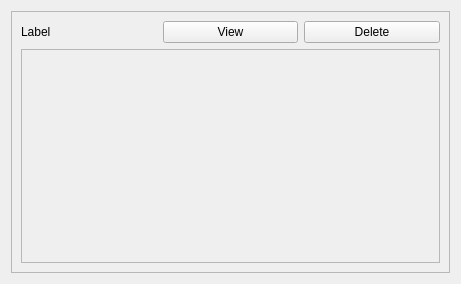
<?xml version="1.0" encoding="UTF-8"?>
<ui version="4.0">
 <class>PatchBayItem</class>
 <widget class="QWidget" name="content">
  <property name="geometry">
   <rect>
    <x>0</x>
    <y>0</y>
    <width>461</width>
    <height>284</height>
   </rect>
  </property>
  <property name="windowTitle">
   <string>Dialog</string>
  </property>
  <layout class="QGridLayout" name="gridLayout_2">
   <item row="0" column="0">
    <widget class="QFrame" name="frame">
     <property name="frameShape">
      <enum>QFrame::StyledPanel</enum>
     </property>
     <property name="frameShadow">
      <enum>QFrame::Raised</enum>
     </property>
     <layout class="QGridLayout" name="gridLayout">
      <item row="0" column="0">
       <widget class="QLabel" name="label">
        <property name="text">
         <string>Label</string>
        </property>
       </widget>
      </item>
      <item row="2" column="0" colspan="3">
       <widget class="QScrollArea" name="scrollArea">
        <property name="widgetResizable">
         <bool>true</bool>
        </property>
        <widget class="QWidget" name="scrollAreaWidgetContents">
         <property name="geometry">
          <rect>
           <x>0</x>
           <y>0</y>
           <width>421</width>
           <height>210</height>
          </rect>
         </property>
         <layout class="QGridLayout" name="gridLayout_3"/>
        </widget>
       </widget>
      </item>
      <item row="0" column="2">
       <widget class="QPushButton" name="pushButton">
        <property name="text">
         <string>Delete</string>
        </property>
       </widget>
      </item>
      <item row="0" column="1">
       <widget class="QPushButton" name="pushButton_2">
        <property name="text">
         <string>View</string>
        </property>
       </widget>
      </item>
     </layout>
    </widget>
   </item>
  </layout>
 </widget>
 <resources/>
 <connections/>
</ui>
